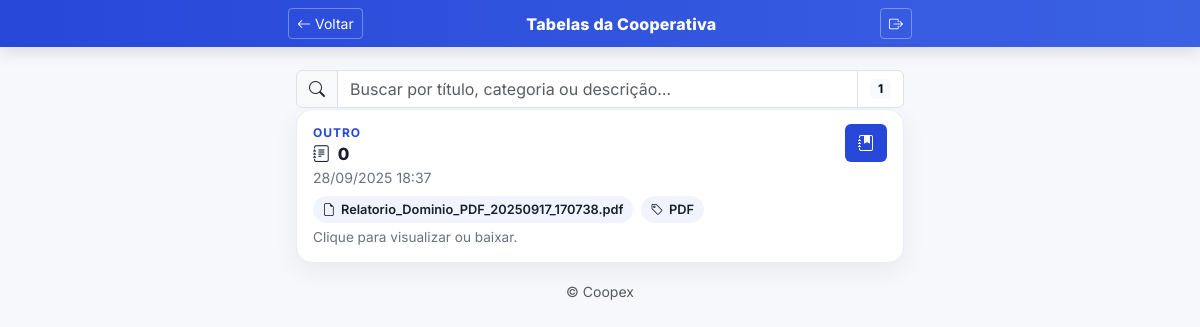
Page /tabelas (signed in) on the committed database.
### app.py (models this page shows)
class Tabela(db.Model):
    id = db.Column(db.Integer, primary_key=True)
    titulo = db.Column(db.String(200), nullable=False)
    categoria = db.Column(db.String(40))
    descricao = db.Column(db.String(255))
    arquivo_url = db.Column(db.String(255), nullable=False)
    arquivo_nome = db.Column(db.String(255))
    enviado_em = db.Column(db.DateTime, default=datetime.utcnow)

### app.py (the view)
@app.route("/tabelas")
def tabelas_publicas():
    if session.get("user_tipo") not in {"cooperado", "admin"}:
        return redirect(url_for("login"))
    tabelas = Tabela.query.order_by(Tabela.enviado_em.desc()).all()
    return render_template(
        "tabelas_publicas.html",
        tabelas=tabelas,
        viewer_tipo=session.get("user_tipo")  # "cooperado" ou "admin"
    )

### app.py (called while the page is built)
def _avisos_base_query(now=None):
    if now is None:
        now = datetime.utcnow()
    return (Aviso.query
        .filter(Aviso.ativo.is_(True))
        .filter((Aviso.inicio_em.is_(None)) | (Aviso.inicio_em <= now))
        .filter((Aviso.fim_em.is_(None)) | (Aviso.fim_em >= now)))

def get_avisos_for_cooperado(coop: Cooperado):
    rest_ids = {
        e.restaurante_id for e in Escala.query.filter_by(cooperado_id=coop.id).all()
        if e.restaurante_id
    }
    q = _avisos_base_query().filter(
        (Aviso.tipo == "global")
        |
        ((Aviso.tipo == "cooperado") & (
            (Aviso.destino_cooperado_id == coop.id) | (Aviso.destino_cooperado_id.is_(None))
        ))
        |
        ((Aviso.tipo == "restaurante") & (
            (~Aviso.restaurantes.any()) |  # lista vazia = broadcast para todos restaurantes
            Aviso.restaurantes.any(Restaurante.id.in_(rest_ids))
        ))
    )
    avisos = list(q.all())
    avisos.sort(
        key=lambda a: (not a.fixado, str(a.prioridade or "").lower() != "alta",
                       -(a.criado_em.timestamp() if a.criado_em else 0))
    )
    return avisos

@app.context_processor
def inject_avisos_banner():
    try:
        qtd, link = _avisos_nao_lidos_para_usuario()
    except Exception:
        qtd, link = 0, None
    return {
        "avisos_unread_count": qtd,
        "avisos_unread_url": link
    }

### templates/tabelas_publicas.html (shortened to what this page needs)
<!doctype html>
<html lang="pt-br">
<head>
  <link href="https://cdn.jsdelivr.net/npm/bootstrap@5.3.3/dist/css/bootstrap.min.css" rel="stylesheet">
  <link rel="stylesheet" href="https://cdn.jsdelivr.net/npm/bootstrap-icons@1.11.3/font/bootstrap-icons.css">
</head>
<body>
  <header class="topbar">
    <div class="wrap d-flex align-items-center justify-content-between p-2">
      <a href="{{ back_href or url_for('coop_dashboard') }}" class="btn btn-outline-light btn-sm btn-top" id="btnVoltar">
        <i class="bi bi-arrow-left"></i> Voltar
      </a>
      <div class="brand">Tabelas da Cooperativa</div>
      <a href="{{ url_for('logout') }}" class="btn btn-outline-light btn-sm btn-top" title="Sair">
        <i class="bi bi-box-arrow-right"></i>
      </a>
    </div>
  </header>
  <div class="wrap search-wrap px-3">
    <div class="input-group mb-2">
      <span class="input-group-text"><i class="bi bi-search"></i></span>
      <input id="busca" type="text" class="form-control search" placeholder="Buscar por título, categoria ou descrição…">
      {% if tabelas and tabelas|length > 0 %}
      <span class="input-group-text bg-white"><span id="count" class="badge text-bg-light">{{ tabelas|length }}</span></span>
      {% endif %}
    </div>
  </div>
  <main class="wrap p-3 pt-2">
    {% if not tabelas %}
      <div class="text-muted text-center py-5">
        <i class="bi bi-inbox"></i> Nenhuma tabela disponível no momento.
      </div>
    {% else %}
      {% for d in tabelas %}
        {% set titulo = d.titulo or 'Sem título' %}
        {% set cat = d.categoria or 'tabela' %}
        {% set nome_arquivo = d.arquivo_nome or '' %}
        {% set ext = nome_arquivo.split('.')[-1]|lower if '.' in nome_arquivo else '' %}
        <article class="doc-row"
                 data-title="{{ titulo|lower }}"
                 data-cat="{{ cat|lower }}"
                 data-desc="{{ (d.descricao or '')|lower }}"
                 data-url="{{ d.arquivo_url or url_for('baixar_tabela', tab_id=d.id) }}"
                 data-title-full="{{ titulo }}"
                 data-ext="{{ ext }}">
          <div class="d-flex justify-content-between align-items-start">
            <div class="pe-2">
              <div class="doc-cat">{{ cat|upper }}</div>
              <div class="doc-title d-flex align-items-center gap-2">
                <i class="bi bi-journal-text"></i> {{ titulo }}
              </div>
              <div class="doc-date">
                {{ d.enviado_em.strftime('%d/%m/%Y %H:%M') if d.enviado_em else '' }}
              </div>
              <div class="mt-2 d-flex flex-wrap gap-2">
                <span class="chip"><i class="bi bi-file-earmark"></i> {{ nome_arquivo or '—' }}</span>
                {% if ext %}<span class="chip"><i class="bi bi-tag"></i> {{ ext|upper }}</span>{% endif %}
              </div>
            </div>
            <div class="ms-2">
              <button class="btn btn-royal" data-open>
                <i class="bi bi-journal-bookmark-fill"></i>
              </button>
            </div>
          </div>
          <div class="file-meta mt-1">Clique para visualizar ou baixar.</div>
        </article>
      {% endfor %}
    {% endif %}
    <div class="text-center mt-3 mb-2">
      <small class="text-muted">© {{ current_year|default('') }} Coopex</small>
    </div>
  </main>
</body>
</html>

### templates/tabelas_publicas.html (style rules this page uses)
:root { --royal:#2747d9; --royal-2:#3b61e3; --bg:#f6f8fb; --ink:#1a1f2b; --soft:#eef2ff; --muted:#6b7280; }
html,body { height:100% }
body { background:var(--bg); color:var(--ink); font-family:Inter,system-ui,-apple-system,Segoe UI,Roboto,Ubuntu,"Helvetica Neue",Arial,sans-serif; }
.wrap { max-width:640px; margin:0 auto; }
.topbar { position:sticky; top:0; z-index:10; background:linear-gradient(90deg,var(--royal),var(--royal-2)); color:#fff; box-shadow:0 4px 18px #0002; }
.brand { font-weight:800; letter-spacing:.2px; }
.btn-top { color:#fff; border-color:#ffffff55 }
.doc-row { border:1px solid #e9edf5; border-radius:16px; padding:14px 16px; margin-bottom:12px; background:#fff; box-shadow:0 8px 24px #00000010; transition:transform .08s ease, box-shadow .12s ease; cursor:pointer; }
.doc-title { font-weight:800; font-size:1.05rem }
.doc-cat { font-size:.75rem; color:var(--royal); text-transform:uppercase; letter-spacing:.08em; font-weight:700 }
.doc-date { color:var(--muted); font-size:.88rem }
.file-meta { font-size:.85rem; color:var(--muted) }
.chip { display:inline-flex; align-items:center; gap:.35rem; padding:.25rem .6rem; border-radius:999px; background:#f1f4ff; font-weight:600; font-size:.8rem }
.search-wrap { position:sticky; top:62px; z-index:5; background:var(--bg); padding-top:.5rem }
.search { border-radius:12px }
.btn-royal { background:var(--royal); color:#fff }

### rows in the picture
Tabela: categoria "OUTRO", titulo "0", enviado_em "28/09/2025 18:37", arquivo_nome "Relatorio_Dominio_PDF_20250917_170738.pdf", ext "PDF"

### other values in the picture
{{ tabelas|length }} "1"
